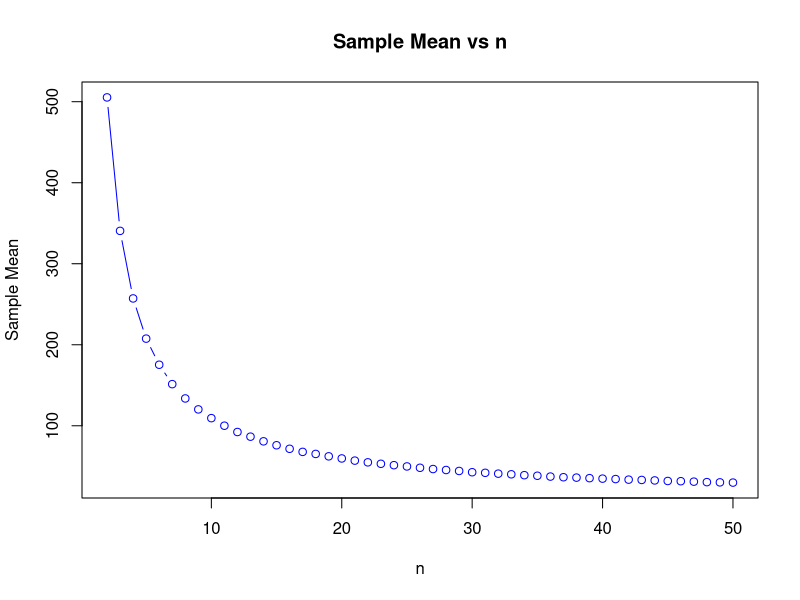
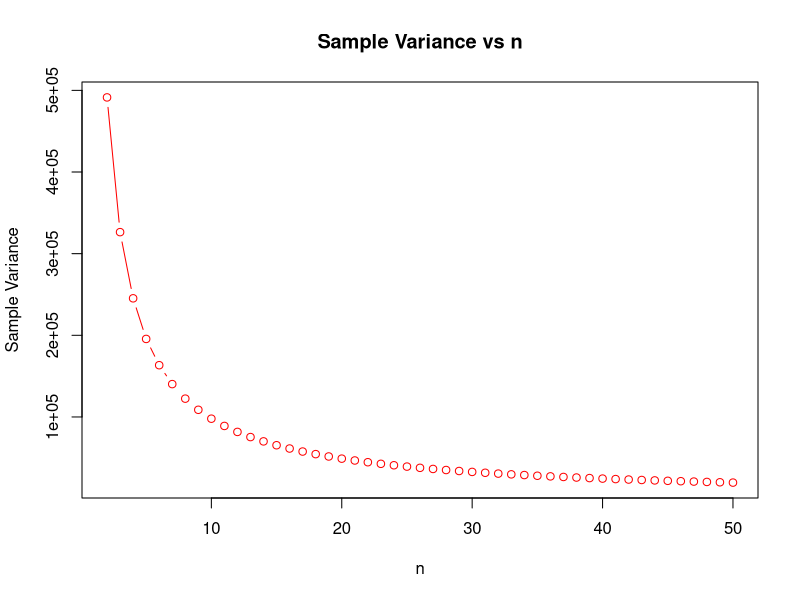
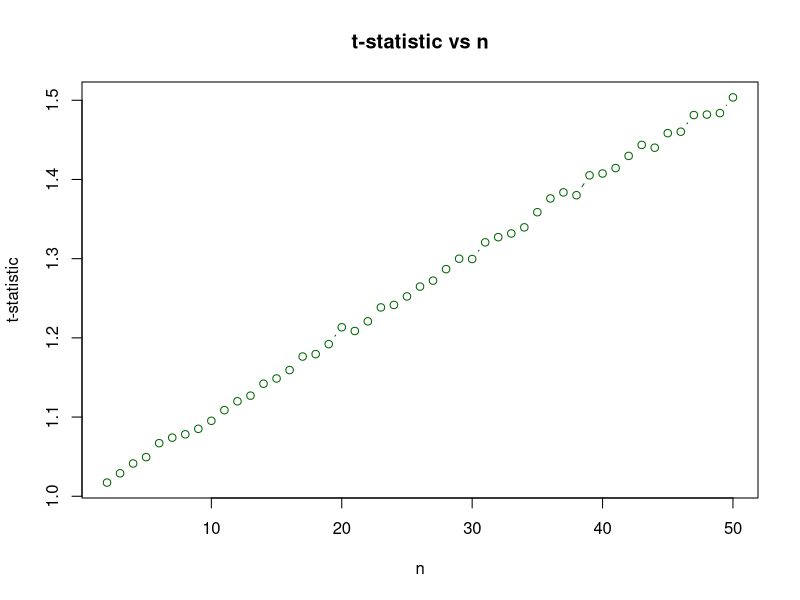

Reproduce these figures in R, in order.
# Step 1: Create the dataset with a normal distribution and an outlier
set.seed(1)  # Set seed for reproducibility

# Generate 19 random values from a normal distribution with mean = 10, sd = 1
data <- c(rnorm(19, mean = 10, sd = 1), 1000)  # Replace the 20th value with 1000 as the outlier

# View the generated data
print("Generated data:")
head(data)

# Step 2: Perform the t-test with H0: μ = 0
t_test_result <- t.test(data, mu = 0)

# View t-test result
print("T-test result:")
print(t_test_result)

# Step 3: Analyze the behavior of the t-test with large outliers (Mathematical Explanation)

# Define a function to simulate the mean as the outlier increases
simulate_mean <- function(n) {
  data <- c(rnorm(n - 1, mean = 10, sd = 1), 1000)  # n-1 normal values, one outlier 1000
  mean(data)
}

# Simulate for different n values and plot the mean
n_values <- 2:50  # Values for n (sample size)
means <- sapply(n_values, simulate_mean)  # Simulate mean for each n

# Plot the sample mean vs n
plot(n_values, means, type = "b", main = "Sample Mean vs n", 
     xlab = "n", ylab = "Sample Mean", col = "blue")

# Step 4: Simulate the sample variance behavior
simulate_variance <- function(n) {
  data <- c(rnorm(n - 1, mean = 10, sd = 1), 1000)  # n-1 normal values, one outlier 1000
  var(data)
}

# Simulate for different n values and plot the variance
variances <- sapply(n_values, simulate_variance)  # Simulate variance for each n

# Plot the sample variance vs n
plot(n_values, variances, type = "b", main = "Sample Variance vs n", 
     xlab = "n", ylab = "Sample Variance", col = "red")

# Step 5: Simulate the t-statistic behavior
simulate_t_statistic <- function(n) {
  data <- c(rnorm(n - 1, mean = 10, sd = 1), 1000)  # n-1 normal values, one outlier 1000
  t_test <- t.test(data, mu = 0)
  t_test$statistic  # Return the t-statistic value
}

# Simulate for different n values and plot the t-statistic
t_statistics <- sapply(n_values, simulate_t_statistic)  # Simulate t-statistic for each n

# Plot the t-statistic vs n
plot(n_values, t_statistics, type = "b", main = "t-statistic vs n", 
     xlab = "n", ylab = "t-statistic", col = "darkgreen")

# Step 6: Conclusion from R output

# Interpretation of results:
# As n increases, the t-statistic tends to approach 1, indicating that the t-test becomes less sensitive to the outlier.
# The sample mean and variance are dominated by the outlier, and the t-statistic stabilizes around 1 as the sample size grows.
